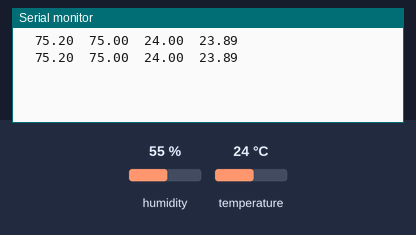
Bench run of a sketch on a simulated Arduino Uno, built with avr-gcc and run on an emulated ATmega328P. Shown: the last lines printed to the serial monitor. Inputs (shaded band) come from the test bench; at power-on: humidity 55 %, temperature 24 °C.

Above: at 2.8 s.
2.9 s: humidity set to 22 %
At 4.8 s:
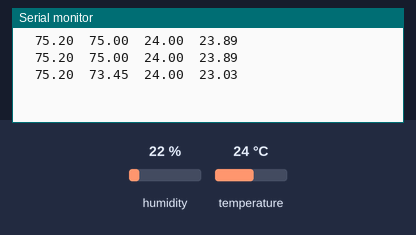
5.6 s: temperature set to 12 °C
At 7.3 s:
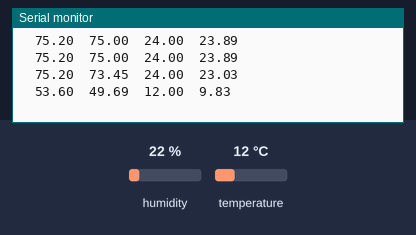
8.3 s: humidity set to 40 %
At 11.0 s:
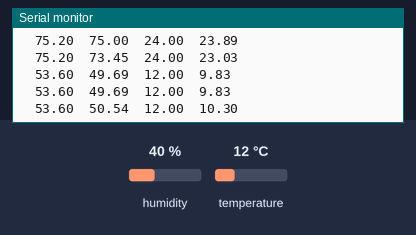
Timing chart, 0 to 12.5 s (numbered marks = the images above; inputs shaded):
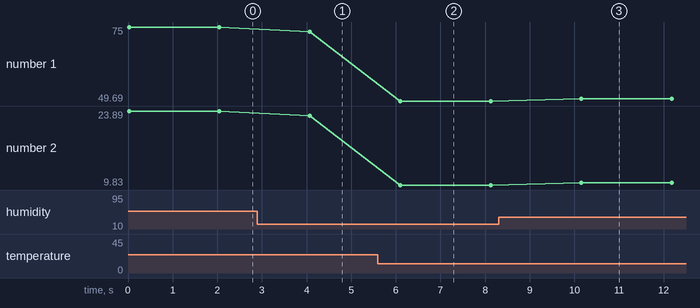

Measured:
- after the input at 2.9 s, the serial monitor: prints a new line after 1.2 s (image 1)
- after the input at 5.6 s, the serial monitor: prints a new line after 0.50 s (image 2)
- after the input at 8.3 s, the serial monitor: prints a new line after 1.9 s (image 3)
- plotted number 1: 75 → 73.45 after the input at 2.9 s, 73.45 → 49.69 after the input at 5.6 s, 49.69 → 50.54 after the input at 8.3 s
- plotted number 2: 23.89 → 23.03 after the input at 2.9 s, 23.03 → 9.83 after the input at 5.6 s, 9.83 → 10.3 after the input at 8.3 s

The sketch:

dhtlcd3.ino
```cpp
#include <DHT.h>

/* Data pin and type for DHT11 temperature/humidity sensor */
#define DHT_TYPE    DHT11
#define DHT_PIN     8

DHT dht = DHT(DHT_PIN, DHT_TYPE);

void setup() {
  dht.begin();
  Serial.begin(115200);
}

void loop() {
  dht_do_all_measurements();
  delay(2000);
}

void dht_do_all_measurements() {
  /* Read humidity as relative % */
  float h = dht.readHumidity();
  /* Read temperature as Celsius (default argument) */
  float t = dht.readTemperature();
  /* Read temperature as Fahrenheit (isFahrenheit = true) */
  float f = dht.readTemperature(true);

  /* Check if any reads failed and exit early (to try again) */
  if (isnan(h) || isnan(t) || isnan(f)) {
    Serial.println(F("Failed to read from DHT sensor!"));
    return;
  }

  /* Compute heat index in Fahrenheit (default argument for "isFahreheit") */
  float hif = dht.computeHeatIndex(f, h);
  /* Compute heat index in Celsius ("isFahreheit" = false) */
  float hic = dht.computeHeatIndex(t, h, false);

  /* Print results to serial */
    Serial.print("  ");
    Serial.print(f);
    Serial.print("  ");
    Serial.print(hif);
    Serial.print("  ");
    Serial.print(t);
    Serial.print("  ");
    Serial.print(hic);
    Serial.println("  ");
}
```
